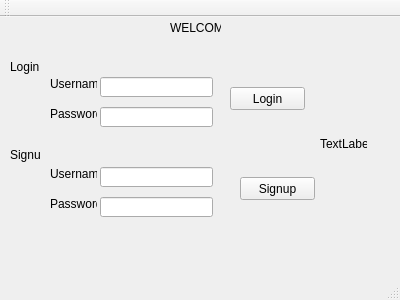
<?xml version="1.0" encoding="UTF-8"?>
<ui version="4.0">
 <class>MainWindow</class>
 <widget class="QMainWindow" name="MainWindow">
  <property name="geometry">
   <rect>
    <x>0</x>
    <y>0</y>
    <width>400</width>
    <height>300</height>
   </rect>
  </property>
  <property name="windowTitle">
   <string>MainWindow</string>
  </property>
  <widget class="QWidget" name="centralWidget">
   <widget class="QLabel" name="label">
    <property name="geometry">
     <rect>
      <x>170</x>
      <y>0</y>
      <width>51</width>
      <height>21</height>
     </rect>
    </property>
    <property name="text">
     <string>WELCOME</string>
    </property>
   </widget>
   <widget class="QLabel" name="label_1">
    <property name="geometry">
     <rect>
      <x>10</x>
      <y>40</y>
      <width>31</width>
      <height>20</height>
     </rect>
    </property>
    <property name="text">
     <string>Login</string>
    </property>
   </widget>
   <widget class="QLabel" name="label_2">
    <property name="geometry">
     <rect>
      <x>50</x>
      <y>60</y>
      <width>47</width>
      <height>13</height>
     </rect>
    </property>
    <property name="text">
     <string>Username</string>
    </property>
   </widget>
   <widget class="QLabel" name="label_3">
    <property name="geometry">
     <rect>
      <x>50</x>
      <y>90</y>
      <width>47</width>
      <height>13</height>
     </rect>
    </property>
    <property name="text">
     <string>Password</string>
    </property>
   </widget>
   <widget class="QLabel" name="label_4">
    <property name="geometry">
     <rect>
      <x>10</x>
      <y>130</y>
      <width>31</width>
      <height>16</height>
     </rect>
    </property>
    <property name="text">
     <string>Signup</string>
    </property>
   </widget>
   <widget class="QLabel" name="label_5">
    <property name="geometry">
     <rect>
      <x>50</x>
      <y>150</y>
      <width>47</width>
      <height>13</height>
     </rect>
    </property>
    <property name="text">
     <string>Username</string>
    </property>
   </widget>
   <widget class="QLabel" name="label_6">
    <property name="geometry">
     <rect>
      <x>50</x>
      <y>180</y>
      <width>47</width>
      <height>13</height>
     </rect>
    </property>
    <property name="text">
     <string>Password</string>
    </property>
   </widget>
   <widget class="QPushButton" name="login">
    <property name="geometry">
     <rect>
      <x>230</x>
      <y>70</y>
      <width>75</width>
      <height>23</height>
     </rect>
    </property>
    <property name="text">
     <string>Login</string>
    </property>
   </widget>
   <widget class="QPushButton" name="signup">
    <property name="geometry">
     <rect>
      <x>240</x>
      <y>160</y>
      <width>75</width>
      <height>23</height>
     </rect>
    </property>
    <property name="text">
     <string>Signup</string>
    </property>
   </widget>
   <widget class="QLineEdit" name="usernameLogin">
    <property name="geometry">
     <rect>
      <x>100</x>
      <y>60</y>
      <width>113</width>
      <height>20</height>
     </rect>
    </property>
   </widget>
   <widget class="QLineEdit" name="passwordLogin">
    <property name="geometry">
     <rect>
      <x>100</x>
      <y>90</y>
      <width>113</width>
      <height>20</height>
     </rect>
    </property>
   </widget>
   <widget class="QLineEdit" name="usernameSignup">
    <property name="geometry">
     <rect>
      <x>100</x>
      <y>150</y>
      <width>113</width>
      <height>20</height>
     </rect>
    </property>
   </widget>
   <widget class="QLineEdit" name="passwordSignup">
    <property name="geometry">
     <rect>
      <x>100</x>
      <y>180</y>
      <width>113</width>
      <height>20</height>
     </rect>
    </property>
   </widget>
   <widget class="QLabel" name="label_7">
    <property name="geometry">
     <rect>
      <x>320</x>
      <y>120</y>
      <width>47</width>
      <height>13</height>
     </rect>
    </property>
    <property name="text">
     <string>TextLabel</string>
    </property>
   </widget>
  </widget>
  <widget class="QMenuBar" name="menuBar">
   <property name="geometry">
    <rect>
     <x>0</x>
     <y>0</y>
     <width>400</width>
     <height>21</height>
    </rect>
   </property>
  </widget>
  <widget class="QToolBar" name="mainToolBar">
   <attribute name="toolBarArea">
    <enum>TopToolBarArea</enum>
   </attribute>
   <attribute name="toolBarBreak">
    <bool>false</bool>
   </attribute>
  </widget>
  <widget class="QStatusBar" name="statusBar"/>
 </widget>
 <layoutdefault spacing="6" margin="11"/>
 <resources/>
 <connections/>
</ui>
